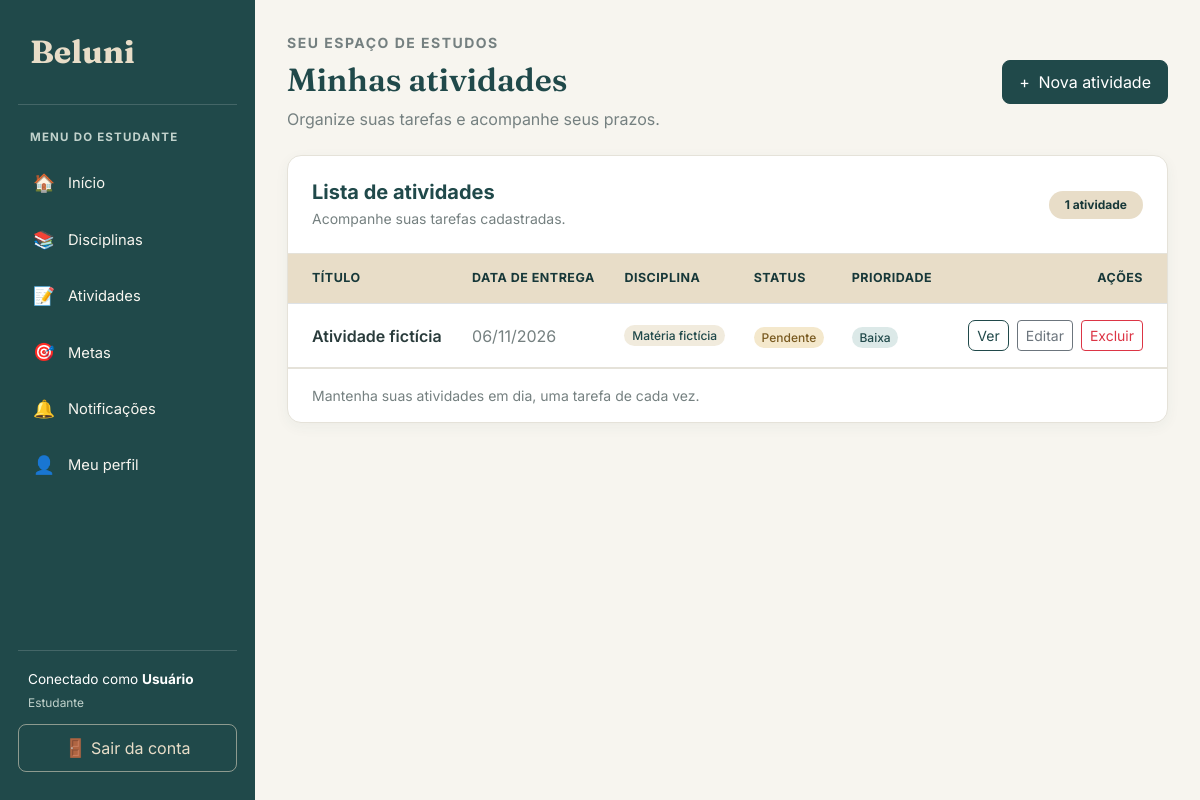
The app's page /atividades/ (signed in) with its own data.
### atividade/models.py (models this page shows, shortened)
class Atividade(models.Model):
    titulo = models.CharField(max_length=100)
    data = models.DateField()
    detalhamento_atividade = models.CharField(max_length=255)
    status = models.CharField(max_length=50)
    prioridade = models.CharField(max_length=50)
    pontuacao = models.FloatField()
    disciplinas = models.ManyToManyField(
        Disciplina,
        through="AtividadeInterdisciplinar",
        related_name="atividades"
    )

### disciplinas/models.py (models this page shows, shortened)
class Disciplina(models.Model):
    nomedisciplina = models.CharField(max_length=100)
    estudante = models.ForeignKey(
        'estudante.Estudante',
        on_delete=models.CASCADE
    )

### atividade/views.py (the view)
# urls.py: path('', views.listar_atividades, name='listar_atividades'),
@login_required
@permission_required('atividade.view_atividade')
def listar_atividades(request):
    estudante = obter_estudante(request.user)
    atividades = (
        atividades_do_estudante(estudante)
        .prefetch_related('disciplinas')
    )
    return render(
        request,
        'atividade/listar.html',
        {'atividades': atividades}
    )

### atividade/views.py (called while the page is built)
def obter_estudante(usuario):
    return get_object_or_404(
        Estudante,
        pk=usuario.pk
    )

def atividades_do_estudante(estudante):
    return Atividade.objects.filter(
        disciplinas__estudante=estudante
    ).distinct()

### atividade/templates/atividade/listar.html (shortened to what this page needs)
{% extends 'base.html' %}
{% block conteudo %}
<div class="d-flex flex-wrap justify-content-between align-items-center gap-3 mb-4">
    <div>
        <p class="text-uppercase small fw-bold mb-2"
           style="color: #758080; letter-spacing: 1.5px;">
            SEU ESPAÇO DE ESTUDOS
        </p>
        <h1 class="titulo-pagina mb-2">Minhas atividades</h1>
        <p class="text-secondary mb-0">
            Organize suas tarefas e acompanhe seus prazos.
        </p>
    </div>
    <a href="{% url 'criar_atividade' %}" class="btn btn-primary">
        <span class="me-1">+</span> Nova atividade
    </a>
</div>
<div class="card">
    <div class="card-body p-0">
        <div class="d-flex flex-wrap justify-content-between align-items-center gap-2 p-4"
             style="border-bottom: 1px solid #E5E2D9;">
            <div>
                <h5 class="mb-1 fw-bold" style="color: #20494A;">
                    Lista de atividades
                </h5>
                <p class="text-secondary small mb-0">
                    Acompanhe suas tarefas cadastradas.
                </p>
            </div>
            <span class="badge rounded-pill px-3 py-2"
                  style="background-color: #E8DDC8; color: #173839;">
                {{ atividades|length }}
                {% if atividades|length == 1 %}
                    atividade
                {% else %}
                    atividades
                {% endif %}
            </span>
        </div>
        <div class="table-responsive">
            <table class="table table-hover align-middle mb-0">
                <thead>
                    <tr>
                        <th class="ps-4">Título</th>
                        <th>Data de entrega</th>
                        <th>Disciplina</th>
                        <th>Status</th>
                        <th>Prioridade</th>
                        <th class="text-end pe-4">Ações</th>
                    </tr>
                </thead>
                <tbody>
                    {% for atividade in atividades %}
                    <tr>
                        <td class="ps-4">
                            <span class="fw-semibold" style="color: #293B3B;">
                                {{ atividade.titulo }}
                            </span>
                        </td>
                        <td>
                            <span class="text-secondary">
                                {{ atividade.data|date:"d/m/Y" }}
                            </span>
                        </td>
                        <td>
                            {% for disciplina in atividade.disciplinas.all %}
                                <span class="badge rounded-pill fw-medium mb-1"
                                      style="background-color: #F1EBDD; color: #20494A;">
                                    {{ disciplina.nomedisciplina }}
                                </span>
                            {% empty %}
                                <span class="text-secondary small">
                                    Sem disciplina
                                </span>
                            {% endfor %}
                        </td>
                        <td>
                            {% if atividade.status == 'concluida' %}
                                <span class="badge rounded-pill fw-medium"
                                      style="background-color: #DCECE2; color: #285C42;">
                                    Concluída
                                </span>
                            {% elif atividade.status == 'em_andamento' %}
                                <span class="badge rounded-pill fw-medium"
                                      style="background-color: #DCE9E8; color: #20494A;">
                                    Em andamento
                                </span>
                            {% else %}
                                <span class="badge rounded-pill fw-medium"
                                      style="background-color: #F4E8CC; color: #795A20;">
                                    Pendente
                                </span>
                            {% endif %}
                        </td>
                        <td>
                            {% if atividade.prioridade == 'alta' %}
                                <span class="badge rounded-pill fw-medium"
                                      style="background-color: #F4DEDA; color: #963F34;">
                                    Alta
                                </span>
                            {% elif atividade.prioridade == 'media' %}
                                <span class="badge rounded-pill fw-medium"
                                      style="background-color: #F4E8CC; color: #795A20;">
                                    Média
                                </span>
                            {% else %}
                                <span class="badge rounded-pill fw-medium"
                                      style="background-color: #DCE9E8; color: #20494A;">
                                    Baixa
                                </span>
                            {% endif %}
                        </td>
                        <td class="text-end pe-4">
                            <div class="d-flex flex-wrap justify-content-end gap-2">
                                <a href="{% url 'detalhar_atividade' atividade.id %}"
                                   class="btn btn-sm btn-outline-primary">
                                    Ver
                                </a>
                                <a href="{% url 'editar_atividade' atividade.id %}"
                                   class="btn btn-sm btn-outline-secondary">
                                    Editar
                                </a>
                                <a href="{% url 'excluir_atividade' atividade.id %}"
                                   class="btn btn-sm btn-outline-danger">
                                    Excluir
                                </a>
                            </div>
                        </td>
                    </tr>
                    {% endfor %}
                </tbody>
            </table>
        </div>
        <div class="px-4 py-3 small text-secondary"
             style="border-top: 1px solid #E5E2D9;">
            Mantenha suas atividades em dia, uma tarefa de cada vez.
        </div>
    </div>
</div>
{% endblock %}

### templates/base.html (shortened to what this page needs)
{% load static %}
<!DOCTYPE html>
<html lang="pt-br">
<head>
    <link href="https://cdn.jsdelivr.net/npm/bootstrap@5.3.3/dist/css/bootstrap.min.css" rel="stylesheet">
</head>
<body>
    <aside class="sidebar" id="sidebar">
        <a class="sidebar-brand" href="{% url 'inicio' %}">
            Beluni
        </a>
        {% if request.user.is_authenticated %}
            {% if request.user.is_superuser or request.user.is_staff or request.session.is_admin or perms.estudante.change_estudante %}
                <div class="sidebar-label">
                    Menu do administrador
                </div>
                <ul class="sidebar-nav">
                    <li>
                        <a class="menu-link" href="{% url 'inicio' %}">
                            <span class="menu-icone">📊</span>
                            Painel administrativo
                        </a>
                    </li>
                    <li>
                        <a class="menu-link" href="{% url 'index' %}">
                            <span class="menu-icone">🌐</span>
                            Página pública
                        </a>
                    </li>
                    <li>
                        <a class="menu-link" href="{% url 'listar_estudantes' %}">
                            <span class="menu-icone">👥</span>
                            Gerenciar usuários
                        </a>
                    </li>
                </ul>
            {% else %}
                <div class="sidebar-label">
                    Menu do estudante
                </div>
                <ul class="sidebar-nav">
                    <li>
                        <a class="menu-link" href="{% url 'inicio' %}">
                            <span class="menu-icone">🏠</span>
                            Início
                        </a>
                    </li>
                    <li>
                        <a class="menu-link" href="{% url 'listar_disciplinas' %}">
                            <span class="menu-icone">📚</span>
                            Disciplinas
                        </a>
                    </li>
                    <li>
                        <a class="menu-link" href="{% url 'listar_atividades' %}">
                            <span class="menu-icone">📝</span>
                            Atividades
                        </a>
                    </li>
                    <li>
                        <a class="menu-link" href="{% url 'listar_metas' %}">
                            <span class="menu-icone">🎯</span>
                            Metas
                        </a>
                    </li>
                    <li>
                        <a class="menu-link" href="{% url 'notificacao:listar_notificacoes' %}">
                            <span class="menu-icone">🔔</span>
                            Notificações
                        </a>
                    </li>
                    <li>
                        <a class="menu-link" href="{% url 'meu_perfil' %}">
                            <span class="menu-icone">👤</span>
                            Meu perfil
                        </a>
                    </li>
                </ul>
            {% endif %}
            <div class="sidebar-rodape">
                <div class="usuario-info">
                    Conectado como
                    <strong>
                        {{ request.user.first_name|default:request.user.username }}
                    </strong>
                    {% if request.user.is_superuser or request.user.is_staff or request.session.is_admin or perms.estudante.change_estudante %}
                        <small>Administrador</small>
                    {% else %}
                        <small>Estudante</small>
                    {% endif %}
                </div>
                <a class="btn-sair" href="{% url 'logout_estudante' %}">
                    <span class="menu-icone">🚪</span>
                    Sair da conta
                </a>
            </div>
        {% endif %}
    </aside>
    <main class="main-content">
        <div class="conteudo">
            {% block conteudo %}
            {% endblock %}
        </div>
    </main>
</body>
</html>

### templates/base.html (style rules this page uses)
:root { --beluni-petroleo: #20494A; --beluni-petroleo-escuro: #173839; --beluni-areia: #E8DDC8; --beluni-fundo: #F7F5EF; --beluni-branco: #FFFFFF; --beluni-texto: #293B3B; --beluni-secundario: #758080; --beluni-borda: #E5E2D9; }
* { box-sizing: border-box; }
body { margin: 0; background-color: var(--beluni-fundo); color: var(--beluni-texto); font-family: 'Inter', sans-serif; }
.sidebar { position: fixed; top: 0; left: 0; bottom: 0; width: 255px; background-color: var(--beluni-petroleo); color: white; display: flex; flex-direction: column; padding: 28px 18px; overflow-y: auto; z-index: 1030; }
.sidebar-brand { display: block; color: var(--beluni-areia); text-decoration: none; font-family: 'Fraunces', serif; font-size: 2rem; font-weight: 700; padding: 0 12px 28px; border-bottom: 1px solid rgba(255,255,255,0.16); margin-bottom: 24px; }
.sidebar-label { color: #C1D2CC; font-size: 0.72rem; text-transform: uppercase; font-weight: 700; letter-spacing: 1.2px; padding: 0 12px; margin-bottom: 12px; }
.sidebar-nav { list-style: none; padding: 0; margin: 0; }
.sidebar-nav li { margin-bottom: 6px; }
.menu-link { display: flex; align-items: center; gap: 12px; color: #F7F5EF; text-decoration: none; padding: 12px 14px; border-radius: 9px; font-size: 0.92rem; transition: background-color 0.2s; }
.menu-icone { width: 24px; text-align: center; font-size: 1.1rem; }
.sidebar-rodape { margin-top: auto; padding-top: 24px; }
.usuario-info { border-top: 1px solid rgba(255,255,255,0.16); padding: 18px 10px 12px; color: white; font-size: 0.85rem; overflow-wrap: anywhere; }
.usuario-info small { display: block; color: #C1D2CC; margin-top: 4px; }
.btn-sair { display: block; text-align: center; text-decoration: none; color: var(--beluni-areia); border: 1px solid rgba(232,221,200,0.55); border-radius: 8px; padding: 10px; transition: background-color 0.2s; }
.main-content { margin-left: 255px; min-height: 100vh; padding: 32px; }
.conteudo { width: 100%; max-width: 1600px; margin: 0 auto; }
.titulo-pagina { color: var(--beluni-petroleo); font-family: 'Fraunces', serif; font-size: 2rem; font-weight: 600; margin-bottom: 24px; }
.card { background-color: white; border: 1px solid var(--beluni-borda); border-radius: 14px; box-shadow: 0 4px 14px rgba(32,73,74,0.05); }
.table { color: var(--beluni-texto); }
.table thead th { background-color: var(--beluni-areia); color: var(--beluni-petroleo-escuro); font-size: 0.78rem; font-weight: 700; padding: 15px 12px; text-transform: uppercase; letter-spacing: 0.5px; white-space: nowrap; }
.table td { padding: 16px 12px; border-color: var(--beluni-borda); }
.btn-primary { background-color: var(--beluni-petroleo); border-color: var(--beluni-petroleo); border-radius: 8px; padding: 9px 16px; }
.btn-outline-primary { color: var(--beluni-petroleo); border-color: var(--beluni-petroleo); border-radius: 7px; }
.text-secondary { color: var(--beluni-secundario) !important; }

### records on screen
Atividade: titulo "Atividade fictícia", data "06/11/2026", status "Pendente", prioridade "Baixa"
Disciplina: nomedisciplina "Matéria fictícia"

### other values on screen
{{ request.user.first_name|default:request.user.username }} "Usuário"
{{ atividades|length }} "1"
